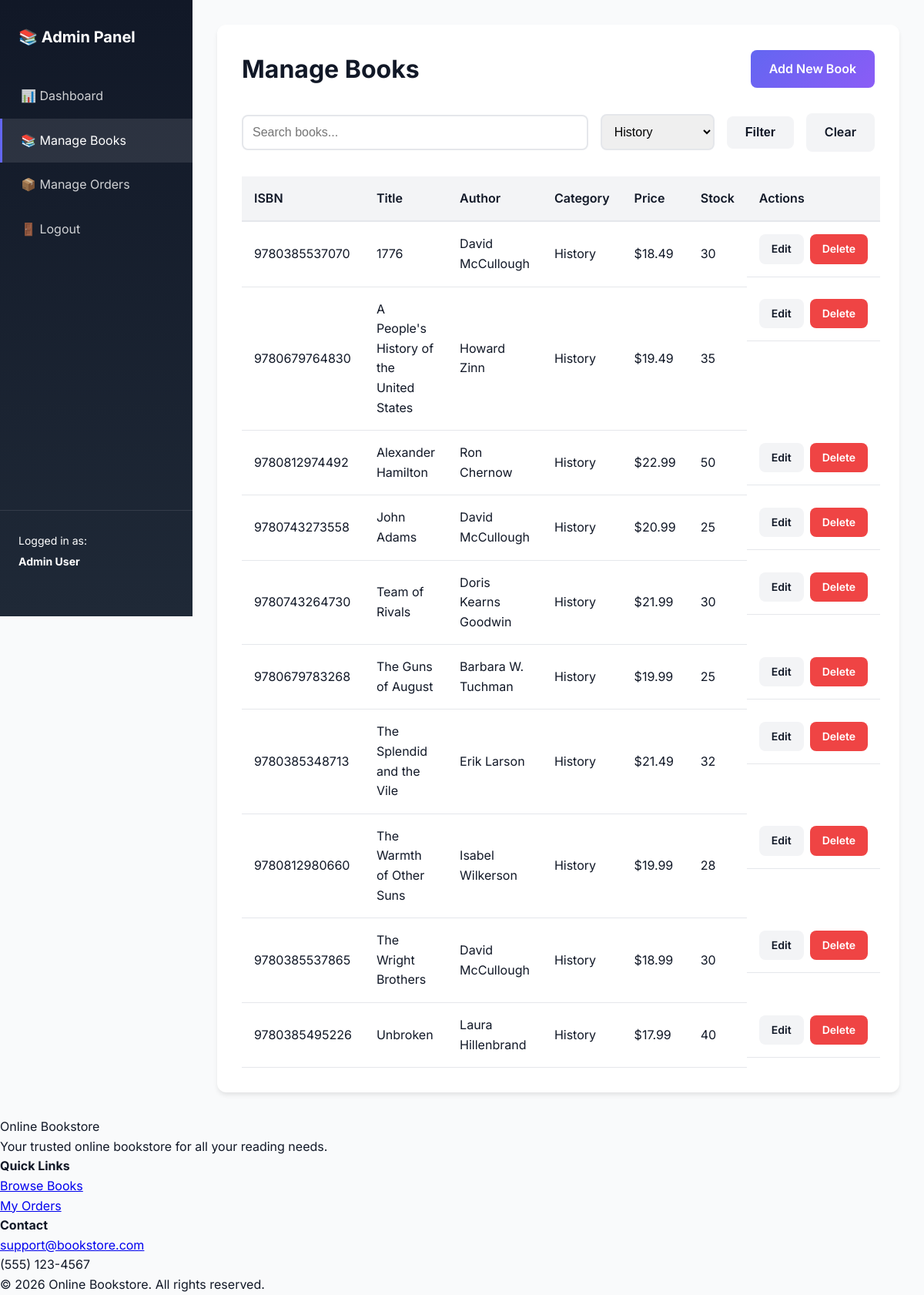
Before: /admin/books.php?category=5 (signed in) with the older database file.
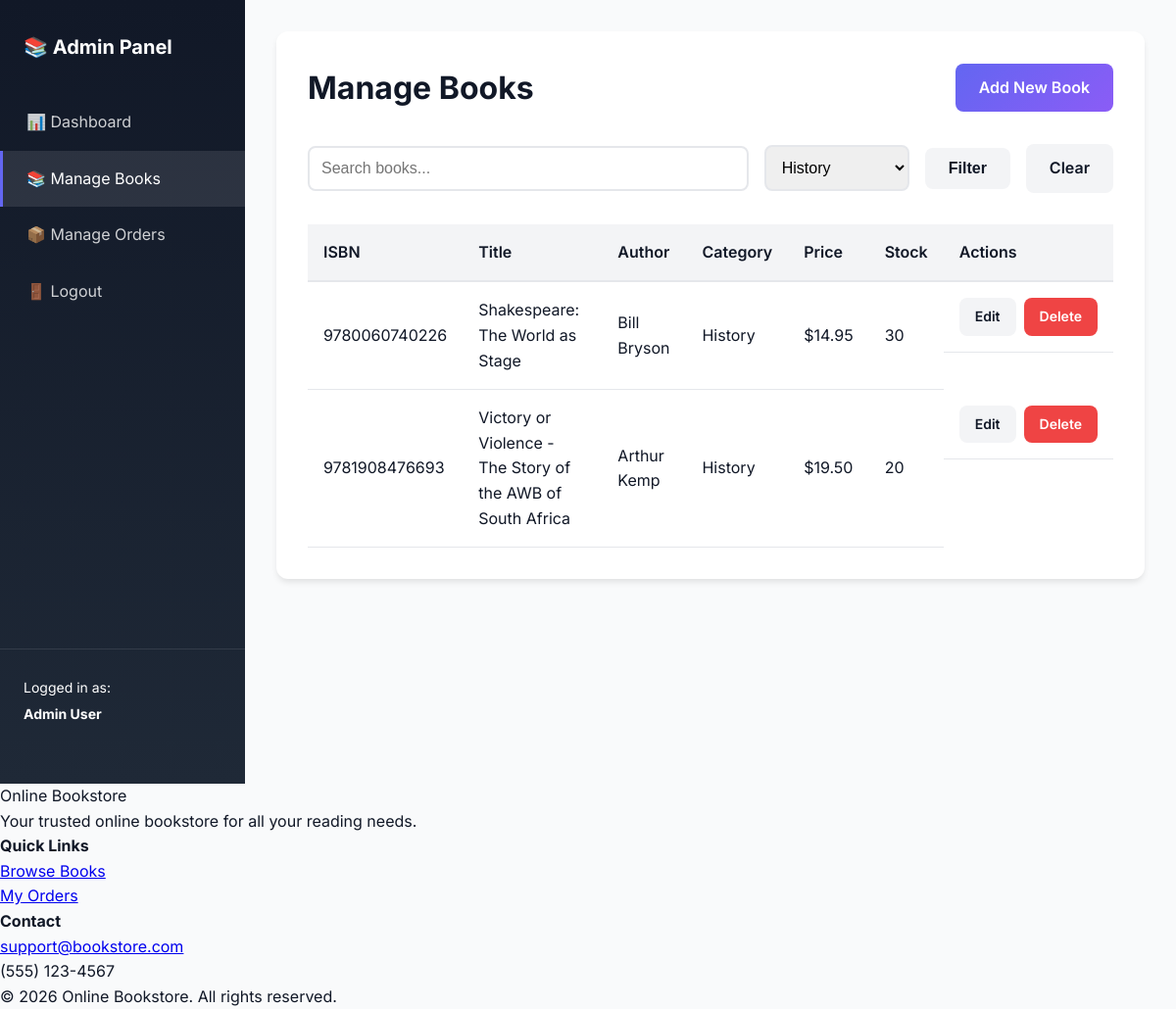
After: the same page with the newer database file.
### tables this page shows
CREATE TABLE books (
    id INT AUTO_INCREMENT PRIMARY KEY,
    isbn VARCHAR(20) NOT NULL UNIQUE,
    title VARCHAR(255) NOT NULL,
    author VARCHAR(255) NOT NULL,
    price DECIMAL(10, 2) NOT NULL,
    description TEXT,
    cover_image VARCHAR(255),
    category_id INT,
    stock_quantity INT NOT NULL DEFAULT 0,
    created_at TIMESTAMP DEFAULT CURRENT_TIMESTAMP,
    updated_at TIMESTAMP DEFAULT CURRENT_TIMESTAMP ON UPDATE CURRENT_TIMESTAMP,
    FOREIGN KEY (category_id) REFERENCES categories(id) ON DELETE SET NULL,
    INDEX idx_isbn (isbn),
    INDEX idx_title (title),
    INDEX idx_author (author),
    INDEX idx_category (category_id)
);

CREATE TABLE categories (
    id INT AUTO_INCREMENT PRIMARY KEY,
    name VARCHAR(100) NOT NULL UNIQUE,
    slug VARCHAR(100) NOT NULL UNIQUE,
    description TEXT,
    created_at TIMESTAMP DEFAULT CURRENT_TIMESTAMP,
    INDEX idx_slug (slug)
);

### includes/security.php (called while the page is built, shortened)
<?php
function escapeHTML($data)
{
    return htmlspecialchars($data, ENT_QUOTES, 'UTF-8');
}
function formatPrice($price)
{
    return '$' . number_format($price, 2);
}

### admin/books.php (the view, shortened to what this page needs)
<?php
require_once __DIR__ . '/../includes/security.php';
$db = getDB();
$search = isset($_GET['search']) ? sanitizeInput($_GET['search']) : '';
$category_id = isset($_GET['category']) ? (int) $_GET['category'] : null;
$where = [];
$params = [];
if ($category_id) {
    $where[] = "category_id = ?";
    $params[] = $category_id;
}
$whereClause = !empty($where) ? 'WHERE ' . implode(' AND ', $where) : '';
$sql = "
    SELECT b.*, c.name as category_name
    FROM books b
    LEFT JOIN categories c ON b.category_id = c.id
    $whereClause
    ORDER BY b.title ASC
";
$stmt = $db->prepare($sql);
$stmt->execute($params);
$books = $stmt->fetchAll();
$categoriesStmt = $db->query("SELECT * FROM categories ORDER BY name");
$categories = $categoriesStmt->fetchAll();
include __DIR__ . '/../includes/admin_header.php';
?>
<div class="admin-content">
    <div class="content-header">
        <h1>Manage Books</h1>
        <a href="book_form.php" class="btn btn-primary">Add New Book</a>
    </div>
    <div class="filters">
        <form method="GET" action="" class="filter-form">
            <input type="text" name="search" placeholder="Search books..." value="<?php echo escapeHTML($search); ?>">
            <select name="category">
                <?php foreach ($categories as $cat): ?>
                    <option value="<?php echo $cat['id']; ?>" <?php echo $category_id == $cat['id'] ? 'selected' : ''; ?>>
                        <?php echo escapeHTML($cat['name']); ?>
                    </option>
                <?php endforeach; ?>
            </select>
            <button type="submit" class="btn btn-secondary">Filter</button>
            <?php if ($search || $category_id): ?>
                <a href="books.php" class="btn btn-secondary">Clear</a>
            <?php endif; ?>
        </form>
    </div>
    <table class="admin-table">
        <thead>
            <tr>
                <th>ISBN</th>
                <th>Title</th>
                <th>Author</th>
                <th>Category</th>
                <th>Price</th>
                <th>Stock</th>
                <th>Actions</th>
            </tr>
        </thead>
        <tbody>
            <?php if (empty($books)): ?>
                <tr>
                    <td colspan="7" class="text-center">No books found</td>
                </tr>
            <?php else: ?>
                <?php foreach ($books as $book): ?>
                    <tr>
                        <td>
                            <?php echo escapeHTML($book['isbn']); ?>
                        </td>
                        <td>
                            <?php echo escapeHTML($book['title']); ?>
                        </td>
                        <td>
                            <?php echo escapeHTML($book['author']); ?>
                        </td>
                        <td>
                            <?php echo escapeHTML($book['category_name']); ?>
                        </td>
                        <td>
                            <?php echo formatPrice($book['price']); ?>
                        </td>
                        <td class="<?php echo $book['stock_quantity'] < 10 ? 'text-warning' : ''; ?>">
                            <?php echo $book['stock_quantity']; ?>
                        </td>
                        <td class="action-buttons">
                            <a href="book_form.php?id=<?php echo $book['id']; ?>" class="btn btn-sm btn-secondary">Edit</a>
                            <a href="book_actions.php?action=delete&id=<?php echo $book['id']; ?>" class="btn btn-sm btn-danger"
                                onclick="return confirm('Are you sure you want to delete this book?')">Delete</a>
                        </td>
                    </tr>
                <?php endforeach; ?>
            <?php endif; ?>
        </tbody>
    </table>
</div>
<?php include __DIR__ . '/../includes/footer.php'; ?>

Changed rows visible on the page:
no longer on this page (row edited): books: isbn "9780385537070", title "1776", author "David McCullough", category.name "History", price "$18.49", stock_quantity "30"
no longer on this page (row edited): books: isbn "9780679764830", title "A People's History of the United States", author "Howard Zinn", category.name "History", price "$19.49", stock_quantity "35"
no longer on this page (row edited): books: isbn "9780812974492", title "Alexander Hamilton", author "Ron Chernow", category.name "History", price "$22.99", stock_quantity "50"
no longer on this page (row edited): books: isbn "9780743273558", title "John Adams", author "David McCullough", category.name "History", price "$20.99", stock_quantity "25"
no longer on this page (row edited): books: isbn "9780743264730", title "Team of Rivals", author "Doris Kearns Goodwin", category.name "History", price "$21.99", stock_quantity "30"
no longer on this page (row edited): books: isbn "9780679783268", title "The Guns of August", author "Barbara W. Tuchman", category.name "History", price "$19.99", stock_quantity "25"
no longer on this page (row edited): books: isbn "9780385348713", title "The Splendid and the Vile", author "Erik Larson", category.name "History", price "$21.49", stock_quantity "32"
no longer on this page (row edited): books: isbn "9780812980660", title "The Warmth of Other Suns", author "Isabel Wilkerson", category.name "History", price "$19.99", stock_quantity "28"
no longer on this page (row edited): books: isbn "9780385537865", title "The Wright Brothers", author "David McCullough", category.name "History", price "$18.99", stock_quantity "30"
no longer on this page (row edited): books: isbn "9780385495226", title "Unbroken", author "Laura Hillenbrand", category.name "History", price "$17.99", stock_quantity "40"
now on this page (row edited): books: isbn "9780060740226", title "Shakespeare: The World as Stage", author "Bill Bryson", category.name "History", price "$14.95", stock_quantity "30"
now on this page (row edited): books: isbn "9781908476693", title "Victory or Violence - The Story of the AWB of South Africa", author "Arthur Kemp", category.name "History", price "$19.50", stock_quantity "20"
